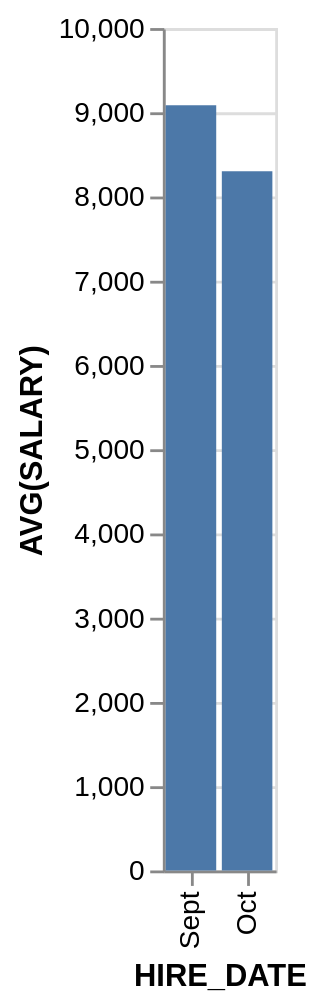

This figure's Vega-Lite source:
### Vega-Lite specification from a JSON file in a GitHub repository (floating-point values rounded to 4 significant figures)
{"data": {"values": [{"x_data": "Sept", "y_data": 9083.0}, {"x_data": "Oct", "y_data": 8300}]}, "mark": "bar", "encoding": {"x": {"field": "x_data", "type": "nominal", "title": "HIRE_DATE", "sort": {"op": "sum", "field": "y_data", "order": "descending"}}, "y": {"field": "y_data", "type": "quantitative", "title": "AVG(SALARY)"}}}
